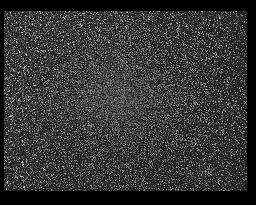
#> input picture pattern_corrected_16.png, 256 x 205 px, shrunk from 1280 x 1024 before the run
$ python pattern_enhancer.py
#> lines starting #> are read from the running program, lines starting #| are printed output that depends on the picture
import cv2
from mpl_toolkits.mplot3d import Axes3D

import scipy
import scipy.ndimage as ndimage
import scipy.ndimage.filters as filters
from skimage.feature import peak_local_max

import matplotlib.pyplot as plt
import numpy as np


image = cv2.imread("pattern_corrected_16.png", cv2.IMREAD_UNCHANGED)
#> image is the input picture: shape (205, 256) uint16; min 0, max 1800, mean 491.2

#cv2.imshow("image", image * 10)
#cv2.waitKey()
#https://www.researchgate.net/post/Image_Processing_How_to_find_local_sub-pixel_maxima_in_image
z = image#image[100:150, 100:150]
z = cv2.resize(z, (z.shape[1] * 10, z.shape[0] * 10), interpolation=cv2.INTER_LANCZOS4)
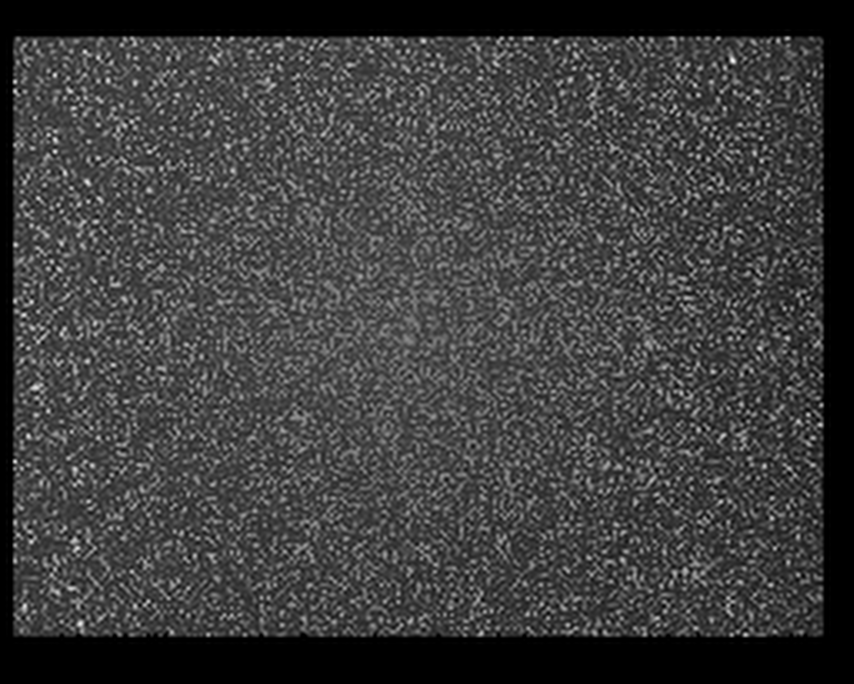
#> z: shape (2050, 2560) uint16 (shown at 1/3 size); min 0, max 1998, mean 492; drawn with min black and max white
x, y = np.meshgrid(range(z.shape[1]), range(z.shape[0]))

# [6 lines of commented-out code are left out]

threshold = 1000
coordinates = peak_local_max(z, min_distance=10)
#> coordinates = 5554 pairs, first value 90 to 1929, second value 20 to 2489
coordinates2 = list()
for i in range(coordinates.shape[0]):
    if z[coordinates[i, 0], coordinates[i, 1]] > threshold:
        coordinates2.append(coordinates[i, :])
#> after the loop, coordinates2 = 3003 pairs, first value 115 to 1904, second value 45 to 2464

coordinates = np.array(coordinates2)
#> coordinates has the same summary as coordinates2
# show hight map in 2d
plt.figure()
plt.title('z as 2d heat map')
p = plt.imshow(z)
plt.plot(coordinates[:, 1], coordinates[:, 0], 'r.')
plt.colorbar(p)
plt.show()
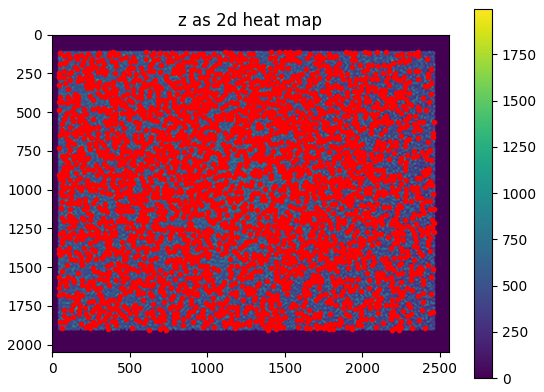
#> figure drawn by matplotlib, 2 panels
